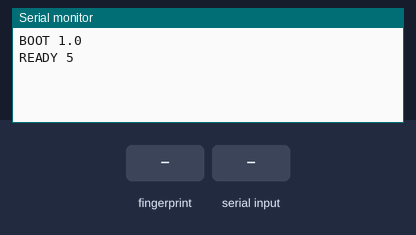
Recording of a sketch running on a simulated ESP32. On the bench: the last lines printed to the serial monitor. Inputs (shaded band) come from the test bench.

Above: at 2.6 s.
2.7 s: finger stored as number 1 placed on the sensor
At 3.7 s:
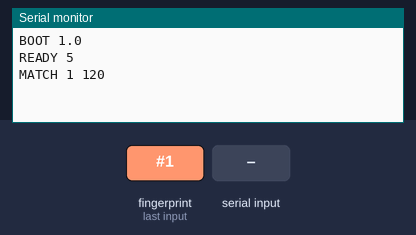
4.5 s: "ENROLL 3\n" received over Serial
At 4.9 s:
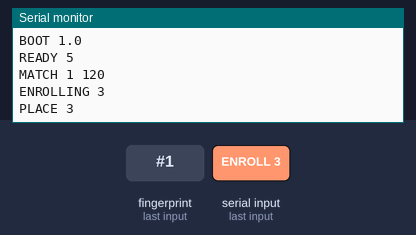
6.0 s: finger stored as number 1 placed on the sensor
At 7.0 s:
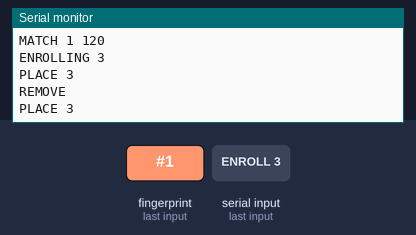
7.7 s: finger stored as number 1 placed on the sensor
At 9.1 s:
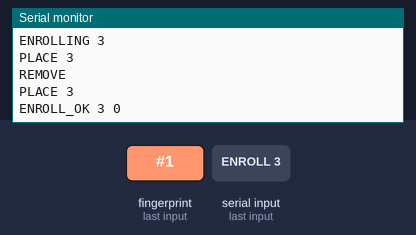
9.4 s: "PING 1\n" received over Serial
At 10.6 s:
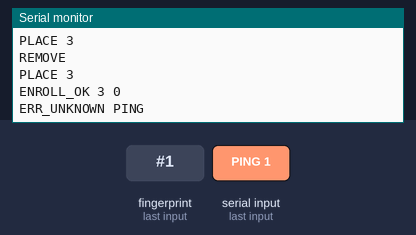
10.9 s: "m 1\n" received over Serial
At 11.9 s:
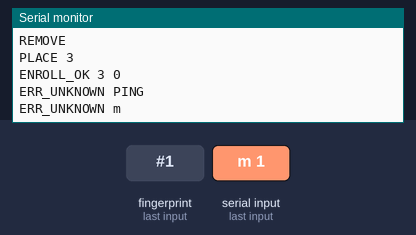

Measured:
- after the input at 2.7 s, the serial monitor: prints a new line after 0.38 s (image 1)
- after the input at 4.5 s, the serial monitor: prints a new line after 0.05 s (image 2)
- after the input at 6.0 s, the serial monitor: prints a new line after 0.25 s (image 3)
- after the input at 7.7 s, the serial monitor: prints a new line after 0.30 s (image 4)
- after the input at 9.4 s, the serial monitor: prints a new line after 0.08 s (image 5)
- after the input at 10.9 s, the serial monitor: prints a new line at once (image 6)

The sketch:

esp32R503-Serial.ino
```cpp
// ==================================================
// ESP32 + R503 Fingerprint - Jembatan USB Serial
// ==================================================
// Protokol baris (Line-based, 115200 baud) lewat kabel USB.
// Serial Monitor Arduino IDE tetap bisa dipakai manual (perintah: e, d, c, m).
//
// Perintah dari laptop (Flask / Python):
//   PING             -> "PONG <jumlah_template>"
//   ENROLL <id>      -> "ENROLLING <id>" ... "ENROLL_OK <id>" / "ENROLL_FAIL <id> <kode>"
//   DELETE <id>      -> "DELETE_OK <id>" / "DELETE_FAIL <id> <kode>"
//   CLEAR            -> "CLEAR_OK 0" / "CLEAR_FAIL <kode>"
//   LED_OK           -> "LED_DONE" (kedip hijau, dipakai saat absensi terverifikasi)
//
// Event dari ESP32 ke laptop:
//   BOOT <versi>              -> saat ESP32 menyala
//   READY <jumlah_template>   -> sensor siap dipakai
//   SENSOR_FAIL 0             -> sensor tidak terdeteksi (cek wiring 3.3V / TX-RX)
//   MATCH <id> <confidence>   -> sidik jari cocok
//   NOMATCH                   -> sidik jari tidak dikenali
//   PLACE <id> / REMOVE       -> instruksi saat proses enroll
// ==================================================

#include <Adafruit_Fingerprint.h>  // Library protokol paket biner UART sensor sidik jari (R503 / AS608)

#define FW_VERSION "1.0"           // Versi firmware yang dikirim saat ESP32 pertama kali menyala (BOOT)

// Konfigurasi pin UART2 pada ESP32 untuk berbicara dengan sensor R503
#define RX_PIN      16             // Pin GPIO16 (RX2 ESP32) menerima data dari kabel Kuning (TX R503)
#define TX_PIN      17             // Pin GPIO17 (TX2 ESP32) mengirim data ke kabel Hijau (RX R503)
#define WAKEUP_PIN   4             // Pin GPIO4 untuk sinyal sentuh/wakeup dari kabel Biru R503 (opsional)

// Membuka jalur komunikasi serial perangkat keras ke-2 (UART2) milik ESP32
HardwareSerial fpSerial(2);

// Membuat objek pengontrol sensor R503 yang terhubung di atas jalur UART2 (fpSerial)
Adafruit_Fingerprint finger(&fpSerial);

// ---------- LED helper (ring RGB R503) ----------
// Mengatur cincin lampu LED pada sensor R503:
// Parameter LEDcontrol(mode, kecepatan, warna, jumlah_kedip)
void ledBiru()   { finger.LEDcontrol(FINGERPRINT_LED_BREATHING, 100, FINGERPRINT_LED_BLUE); }   // Biru bernapas: siaga / menunggu jari
void ledHijau()  { finger.LEDcontrol(FINGERPRINT_LED_ON, 0, FINGERPRINT_LED_PURPLE); }          // Nyala penuh: berhasil / cocok
void ledMerah()  { finger.LEDcontrol(FINGERPRINT_LED_FLASHING, 25, FINGERPRINT_LED_RED, 3); }   // Kedip merah 3x: gagal / ditolak
void ledMati()   { finger.LEDcontrol(FINGERPRINT_LED_OFF, 0, FINGERPRINT_LED_BLUE); }           // Mematikan cincin LED

// ---------- Utilitas Komunikasi USB Serial ke Laptop ----------
// Mengirim satu baris teks ke laptop (Python esp32_serial.py) dan memastikan buffer USB terkirim tuntas
void kirim(const String &baris) {
  Serial.println(baris);  // Kirim teks diakhiri newline ('\n') ke port USB (COM5)
  Serial.flush();         // Tunggu hingga seluruh byte benar-benar keluar dari buffer UART0
}

// Memformat pesan berformat "<PERINTAH> <id> <kode>" lalu mengirimkannya ke laptop
void kirimKode(const char *perintah, uint8_t id, uint8_t kode) {
  char buffer[48];
  snprintf(buffer, sizeof(buffer), "%s %u %u", perintah, id, kode);
  kirim(buffer);
}

// ---------- Pembacaan Fisik Jari ----------
// Menunggu sampai permukaan kapasitif R503 menangkap gambar sidik jari (batas waktu default 15 detik)
uint8_t tungguJari(uint32_t timeout_ms = 15000) {
  uint32_t mulai = millis();                          // Catat waktu mulai (ms sejak ESP32 hidup)
  while (millis() - mulai < timeout_ms) {
    uint8_t p = finger.getImage();                    // Minta R503 memindai permukaan sensor kapasitif
    if (p == FINGERPRINT_OK) return FINGERPRINT_OK;   // Jari terdeteksi dan citra berhasil diambil
    if (p == FINGERPRINT_NOFINGER) { delay(50); continue; } // Belum ada jari: jeda 50 ms lalu cek lagi
    return p;                                         // Kembalikan kode error jika paket rusak / gambar buram
  }
  return FINGERPRINT_TIMEOUT;                         // Waktu habis (15 detik lewat tanpa jari ditempel)
}

// Menunggu sampai jari diangkat dari sensor agar 1 tempelan tidak terbaca berulang kali
void tungguJariAngkat(uint32_t timeout_ms = 4000) {
  uint32_t mulai = millis();
  while (millis() - mulai < timeout_ms) {
    if (finger.getImage() == FINGERPRINT_NOFINGER) return; // Berhenti menunggu begitu permukaan sensor kosong
    delay(50);
  }
}

// ---------- Enroll (Pendaftaran Sidik Jari Baru ke Memori Flash R503) ----------
// Alur standar R503 membutuhkan 2 kali tempel jari:
//   Tempel 1 -> diekstrak ke CharBuffer 1
//   Tempel 2 -> diekstrak ke CharBuffer 2
//   createModel() menggabungkan CharBuffer 1 & 2 menjadi 1 template utuh
//   storeModel(id) menyimpan template ke memori Flash internal R503 pada slot #id (1..200)
void enrollFinger(uint8_t id) {
  kirim(String("PLACE ") + id);                       // Beri tahu laptop: minta siswa tempelkan jari ke-1
  ledBiru();                                          // Nyalakan ring biru sebagai tanda siap rekam

  // Tahap 1: Ambil citra jari pertama dan ubah menjadi fitur minutiae di CharBuffer 1
  uint8_t p = tungguJari();
  if (p != FINGERPRINT_OK) { kirimKode("ENROLL_FAIL", id, p); ledMerah(); return; }

  p = finger.image2Tz(1);                             // Konversi gambar mentah ke titik fitur di slot RAM 1 (CharBuffer1)
  if (p != FINGERPRINT_OK) { kirimKode("ENROLL_FAIL", id, p); ledMerah(); return; }

  // Minta jari diangkat dulu supaya pengambilan kedua benar-benar posisi sampel baru
  kirim("REMOVE");
  tungguJariAngkat();

  // Tahap 2: Ambil citra jari kedua dan ubah menjadi fitur minutiae di CharBuffer 2
  kirim(String("PLACE ") + id);                       // Minta siswa menempelkan jari yang sama untuk ke-2 kalinya
  p = tungguJari();
  if (p != FINGERPRINT_OK) { kirimKode("ENROLL_FAIL", id, p); ledMerah(); return; }

  p = finger.image2Tz(2);                             // Konversi gambar kedua ke titik fitur di slot RAM 2 (CharBuffer2)
  if (p != FINGERPRINT_OK) { kirimKode("ENROLL_FAIL", id, p); ledMerah(); return; }

  // Tahap 3: Bandingkan CharBuffer1 & CharBuffer2; jika berasal dari jari yang sama, gabungkan jadi template
  p = finger.createModel();
  if (p != FINGERPRINT_OK) { kirimKode("ENROLL_FAIL", id, p); ledMerah(); return; }

  // Tahap 4: Simpan template permanen ke memori Flash internal R503 pada nomor slot 'id' (1-200)
  p = finger.storeModel(id);
  if (p != FINGERPRINT_OK) { kirimKode("ENROLL_FAIL", id, p); ledMerah(); return; }

  // Berhasil: kirim sinyal sukses ke Flask dan nyalakan lampu indikator
  kirimKode("ENROLL_OK", id, 0);
  ledHijau();
  delay(600);
  ledMati();
}

// ---------- Verifikasi 1:N (Pencocokan Jari Saat Absensi 2 Faktor) ----------
// Dipanggil terus-menerus di loop(). Saat ada jari menempel, sensor mencari kecocokan di seluruh slot Flash.
void verifikasi() {
  uint8_t p = finger.getImage();                      // Cek apakah ada jari di atas sensor
  if (p != FINGERPRINT_OK) return;                    // Kalau tidak ada jari, langsung keluar (non-blocking)

  p = finger.image2Tz();                              // Ekstrak titik minutiae jari ke CharBuffer1
  if (p != FINGERPRINT_OK) return;                    // Gambar kurang jelas: abaikan dan tunggu pembacaan berikutnya

  // Bandingkan CharBuffer1 terhadap seluruh template yang tersimpan di Flash R503 (pencarian 1:N di chip DSP sensor)
  p = finger.fingerSearch();
  if (p == FINGERPRINT_OK) {
    // Jari cocok dengan salah satu slot: kirim "MATCH <fingerID> <confidence>" ke Flask (esp32_serial.py)
    char buffer[48];
    snprintf(buffer, sizeof(buffer), "MATCH %u %u", finger.fingerID, finger.confidence);
    kirim(buffer);
    ledHijau();
    delay(400);
    ledMati();
  } else {
    // Jari tidak ada di database sensor: kirim "NOMATCH" agar Flask langsung menolak tanpa menunggu 30 detik
    kirim("NOMATCH");
    ledMerah();
    delay(300);
    ledMati();
  }

  tungguJariAngkat();                                 // Wajib angkat jari dulu sebelum bisa memindai lagi
  delay(300);                                         // Debounce tambahan agar tidak memicu bacaan ganda
}

// ---------- Parser Perintah Serial dari Laptop (Flask / Serial Monitor) ----------
void prosesPerintah(String baris) {
  baris.trim();                                       // Buang spasi/newline (\r\n) di awal & akhir baris
  if (baris.length() == 0) return;

  // 1. PING / 'm': Cek koneksi dan hitung berapa template sidik jari yang tersimpan di R503
  if (baris == "PING" || baris == "m") {
    finger.getTemplateCount();
    kirim(String("PONG ") + finger.templateCount);
    return;
  }

  // 2. LED_OK: Perintah dari Flask setelah absensi 2 faktor tercatat di SQLite
  if (baris == "LED_OK") {
    ledHijau();
    delay(700);
    ledMati();
    kirim("LED_DONE");
    return;
  }

  // 3. CLEAR / 'c': Hapus seluruh template sidik jari di memori Flash R503
  if (baris == "CLEAR" || baris == "c") {
    uint8_t p = finger.emptyDatabase();
    kirim(p == FINGERPRINT_OK ? String("CLEAR_OK 0") : String("CLEAR_FAIL ") + p);
    return;
  }

  // 4. 'e': Mode interaktif khusus saat menguji manual dari Serial Monitor Arduino IDE
  if (baris == "e") {
    Serial.println("Masukkan ID (1-200):");
    while (!Serial.available()) delay(10);
    int id = Serial.parseInt();
    while (Serial.available()) Serial.read();
    if (id >= 1 && id <= 200) {
      kirim(String("ENROLLING ") + id);
      enrollFinger((uint8_t)id);
    }
    return;
  }

  // Pisahkan kata perintah dan argumen angka ID (contoh: "ENROLL 3" -> perintah="ENROLL", id=3)
  int spasi = baris.indexOf(' ');
  String perintah = (spasi < 0) ? baris : baris.substring(0, spasi);
  int id = (spasi < 0) ? -1 : baris.substring(spasi + 1).toInt();

  // 5. ENROLL <id>: Dipanggil otomatis oleh Flask saat pendaftaran siswa / rekam sidik jari
  if (perintah == "ENROLL") {
    if (id < 1 || id > 200) { kirim("ENROLL_FAIL 0 255"); return; }
    kirim(String("ENROLLING ") + id);
    enrollFinger((uint8_t)id);
    return;
  }

  // 6. DELETE <id> / 'd <id>': Hapus 1 slot template sidik jari tertentu
  if (perintah == "DELETE" || perintah == "d") {
    if (id < 1 || id > 200) { kirim("DELETE_FAIL 0 255"); return; }
    uint8_t p = finger.deleteModel((uint8_t)id);
    if (p == FINGERPRINT_OK) kirimKode("DELETE_OK", id, 0);
    else kirimKode("DELETE_FAIL", id, p);
    return;
  }

  // Perintah tidak dikenali
  kirim(String("ERR_UNKNOWN ") + perintah);
}

// ---------- Inisialisasi Awal (Dijalankan 1x Saat ESP32 Menyala / Reset) ----------
void setup() {
  Serial.begin(115200);                               // Buka komunikasi USB ke laptop dengan kecepatan 115200 bps
  pinMode(WAKEUP_PIN, INPUT);                         // Set pin wakeup sebagai input
  fpSerial.begin(57600, SERIAL_8N1, RX_PIN, TX_PIN);  // Buka UART2 ke sensor R503 (baudrate bawaan R503 = 57600 bps)

  delay(300);                                         // Tunggu tegangan sensor stabil setelah power-on
  kirim(String("BOOT ") + FW_VERSION);                // Kabari laptop bahwa ESP32 baru saja booting

  finger.begin(57600);                                // Inisialisasi library Adafruit_Fingerprint
  delay(100);

  // Pastikan sensor R503 merespons handshake password UART
  if (!finger.verifyPassword()) {
    kirim("SENSOR_FAIL 0");                           // Jika kabel lepas / salah pin TX-RX, laporkan ke laptop
    return;                                           // Jangan mengunci ESP32 di while(1) agar tetap bisa didiagnosis
  }

  // Sensor siap: baca jumlah template tersimpan dan nyalakan ring biru
  finger.getTemplateCount();
  kirim(String("READY ") + finger.templateCount);
  ledBiru();
}

// ---------- Loop Utama (Berputar Terus-menerus Selama ESP32 Hidup) ----------
void loop() {
  // Prioritas 1: Jika ada perintah masuk dari laptop (PING, ENROLL, DELETE, CLEAR, LED_OK), jalankan dulu
  if (Serial.available()) {
    String baris = Serial.readStringUntil('\n');
    prosesPerintah(baris);
    return; // Kembali ke awal loop setelah menyelesaikan perintah
  }

  // Prioritas 2: Jika tidak ada perintah, periksa apakah ada jari menempel untuk verifikasi absensi
  verifikasi();

  delay(50); // Jeda 50 ms (~20 pengecekan per detik) agar trafik UART tidak jenuh
}
```
